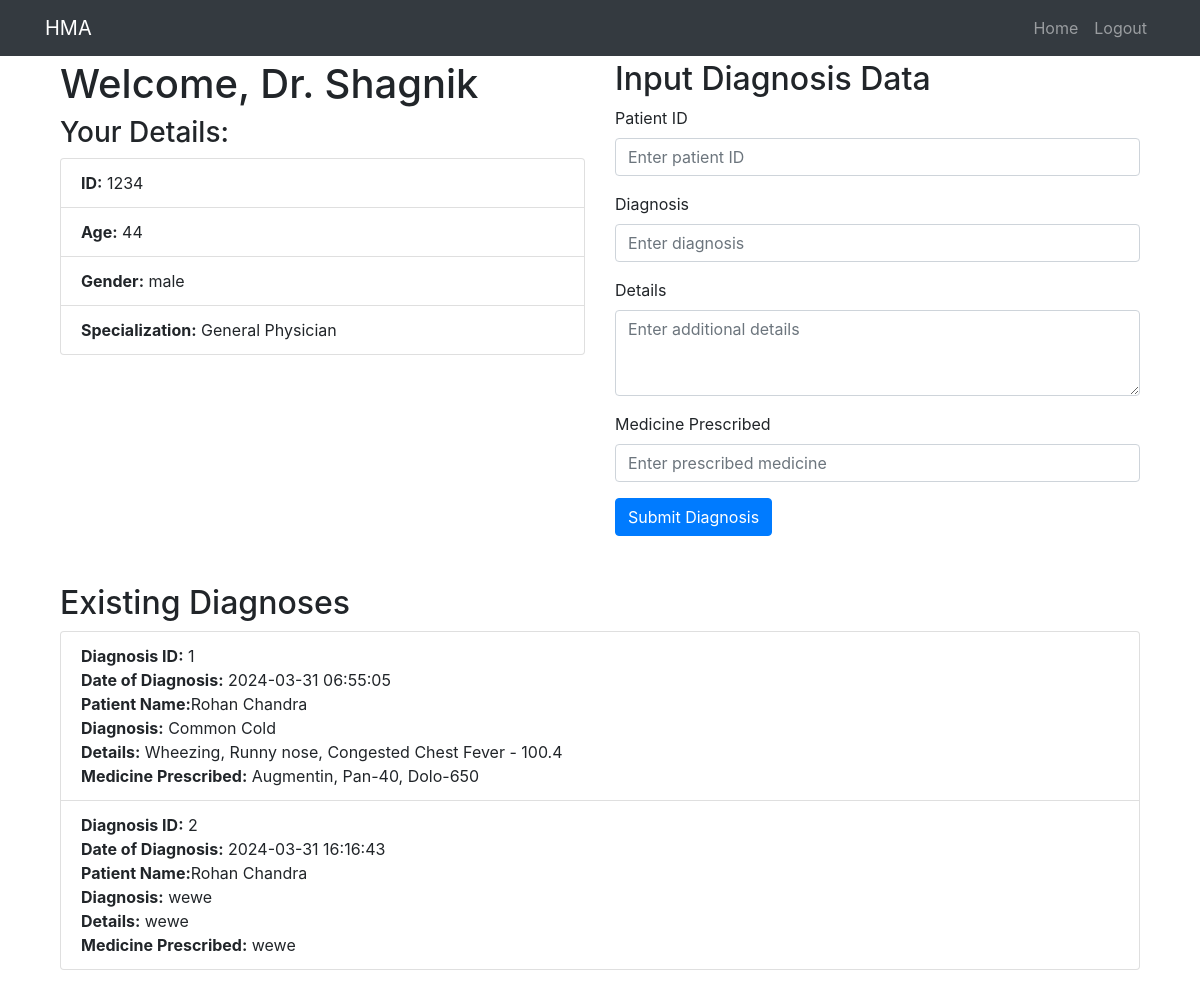
The page / (signed in) on the database its author committed.
### website/models.py (models this page shows, shortened)
class Doctor(db.Model, UserMixin):
    id = db.Column(db.Integer, primary_key=True)
    email = db.Column(db.String(150), unique=True)
    password = db.Column(db.String(150))
    first_name = db.Column(db.String(150))
    last_name = db.Column(db.String(150))
    date_of_birth = db.Column(db.Date)
    phone_number = db.Column(db.String(20))
    gender = db.Column(db.String(10))
    address = db.Column(db.String(255))
    specialization = db.Column(db.String(150))  # Only for Doctor table
    diagnoses = db.relationship('Diagnosis', back_populates='doctor', lazy=True)
    @hybrid_property
    def age(self):
        today = date.today()
        age = today.year - self.date_of_birth.year - ((today.month, today.day) < (self.date_of_birth.month, self.date_of_birth.day))
        return age

class Diagnosis(db.Model):
    id = db.Column(db.Integer, primary_key=True)
    date = db.Column(db.DateTime(timezone=True), default=func.now())
    diagnosis = db.Column(db.String(255))  # Field for diagnosis
    details = db.Column(db.String(1000))    # Field for additional details
    medicine_prescribed = db.Column(db.String(500))  # Field for prescribed medicine
    patient_id = db.Column(db.Integer, db.ForeignKey('patient.id'), nullable=False)
    doctor_id = db.Column(db.Integer, db.ForeignKey('doctor.id'), nullable=False)
    patient = db.relationship('Patient', back_populates='diagnoses')
    doctor = db.relationship('Doctor', back_populates='diagnoses')

class Patient(db.Model, UserMixin):
    id = db.Column(db.Integer, primary_key=True)
    email = db.Column(db.String(150), unique=True)
    password = db.Column(db.String(150))
    first_name = db.Column(db.String(150))
    last_name = db.Column(db.String(150))
    date_of_birth = db.Column(db.Date)
    phone_number = db.Column(db.String(20))
    gender = db.Column(db.String(10))
    address = db.Column(db.String(255))
    blood_type = db.Column(db.String(10))
    diagnoses = db.relationship('Diagnosis', back_populates='patient', lazy=True)

### website/views.py (the view, shortened to what this page needs)
@views.route('/', methods=['GET', 'POST'])
@login_required
def home():
    bills = []  # Initialize bills variable
    if current_user.__class__.__name__ == 'Doctor':
        diagnoses = Diagnosis.query.filter_by(doctor_id=current_user.id).all()
    elif current_user.__class__.__name__ == 'Patient':
        diagnoses = Diagnosis.query.filter_by(patient_id=current_user.id).all()
        bills = Bill.query.filter_by(patient_id=current_user.id).all()
    return render_template("home.html", diagnoses=diagnoses, bills=bills)

### website/__init__.py (called while the page is built)
def create_app():
    app = Flask(__name__)
    app.config['SECRET_KEY'] = 'hjshjhdjah kjshkjdhjs'
    app.config['SQLALCHEMY_DATABASE_URI'] = f'sqlite:///{DB_NAME}'
    db.init_app(app)
    from .views import views
    from .auth import auth
    from .models import Doctor, Patient, Diagnosis
    create_database(app)
    app.register_blueprint(views, url_prefix='/')
    app.register_blueprint(auth, url_prefix='/auth')    #for prefix you can set url like/auth/hello
    login_manager = LoginManager()
    login_manager.login_view = 'auth.sign_up_page' # Where to go if not logged in
    login_manager.init_app(app)               # Telling login manager which app to work in
    @login_manager.user_loader
    def load_user(id):
        return Doctor.query.get(int(id)) or Patient.query.get(int(id))
    return app

### website/templates/home.html (shortened to what this page needs)
{% extends "base.html" %}
{% block content %}
    <div class="container">
        {% if current_user.is_authenticated %}
            {% if current_user.__class__.__name__ == 'Doctor' %}
                <div class="row">
                    <div class="col-md-6">
                        <h1>Welcome, Dr. {{ current_user.first_name }}</h1>
                        <h3>Your Details:</h3>
                        <ul class="list-group">
                            <li class="list-group-item"><strong>ID:</strong> {{ current_user.id }}</li>
                            <li class="list-group-item"><strong>Age:</strong> {{ current_user.age }}</li>
                            <li class="list-group-item"><strong>Gender:</strong> {{ current_user.gender }}</li>
                            <li class="list-group-item"><strong>Specialization:</strong> {{ current_user.specialization }}</li>
                        </ul>
                    </div>
                    <div class="col-md-6">
                        <h2>Input Diagnosis Data</h2>
                        <form method="POST">
                            <div class="form-group">
                                <label for="patientId">Patient ID</label>
                                <input type="text" class="form-control" id="patientId" name="patientId" placeholder="Enter patient ID">
                            </div>
                            <div class="form-group">
                                <label for="diagnosis">Diagnosis</label>
                                <input type="text" class="form-control" id="diagnosis" name="diagnosis" placeholder="Enter diagnosis">
                            </div>
                            <div class="form-group">
                                <label for="details">Details</label>
                                <textarea class="form-control" id="details" name="details" rows="3" placeholder="Enter additional details"></textarea>
                            </div>
                            <div class="form-group">
                                <label for="medicine">Medicine Prescribed</label>
                                <input type="text" class="form-control" id="medicine" name="medicine" placeholder="Enter prescribed medicine">
                            </div>
                            <button type="submit" class="btn btn-primary">Submit Diagnosis</button>
                        </form>
                    </div>
                </div>
                <div class="row mt-5">
                    <div class="col-md-12">
                        <h2>Existing Diagnoses</h2>
                        <ul class="list-group">
                            {% for diagnosis in diagnoses %}
                                <li class="list-group-item">
                                    <strong>Diagnosis ID:</strong> {{ diagnosis.id }}<br>
                                    <strong>Date of Diagnosis:</strong> {{ diagnosis.date }}<br>
                                    <strong>Patient Name:</strong>{{ diagnosis.patient.first_name }} {{ diagnosis.patient.last_name }}<br>
                                    <strong>Diagnosis:</strong> {{ diagnosis.diagnosis }}<br>
                                    <strong>Details:</strong> {{ diagnosis.details }}<br>
                                    <strong>Medicine Prescribed:</strong> {{ diagnosis.medicine_prescribed }}
                                </li>
                            {% endfor %}
                        </ul>
                    </div>
                </div>
            {% endif %}
        {% else %}
            <p>Please login to view content.</p>
        {% endif %}
    </div>
{% endblock %}

### website/templates/base.html (style rules this page uses)
body { padding-top: 60px; padding-bottom: 60px; }

### rows shown on the page
Doctor: first_name "Shagnik", id "1234", age "44", gender "male", specialization "General Physician"
Diagnosis: id "1", date "2024-03-31 06:55:05", patient.first_name "Rohan", patient.last_name "Chandra", diagnosis "Common Cold", details "Wheezing, Runny nose, Congested Chest Fever - 100.4", medicine_prescribed "Augmentin, Pan-40, Dolo-650"
Diagnosis: id "2", date "2024-03-31 16:16:43", patient.first_name "Rohan", patient.last_name "Chandra", diagnosis "wewe", details "wewe", medicine_prescribed "wewe"
